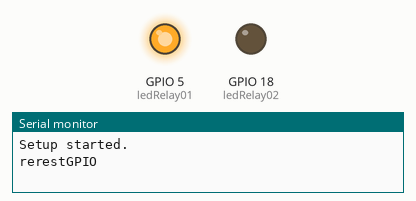
Simulated run of this sketch. Board: ESP32. Shown: output pins drawn as LEDs (lit = HIGH), the last lines printed to the serial monitor.

Above: at 1.1 s.
At 11.1 s:
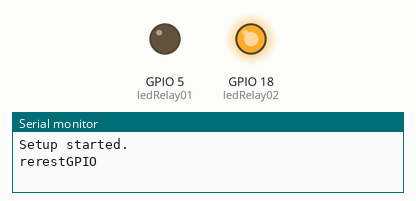
At 21.1 s:
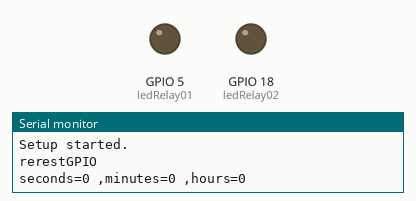
Timing chart, 0 to 22.6 s (numbered marks = the images above):
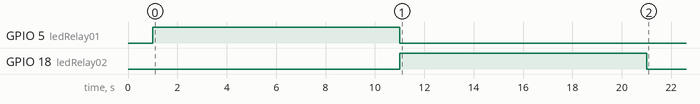

The sketch:

watchdog_24h.ino
```cpp
#include <esp_task_wdt.h>


// WDT Timeout in seconds
TaskHandle_t taskHandle;

const int ledRelay01 = 5;
const int ledRelay02 = 18;


void intGpio(){
    pinMode(ledRelay01, OUTPUT);
    pinMode(ledRelay02, OUTPUT);
    turnOffAll();
}

void turnOffAll(){
   digitalWrite(ledRelay01, LOW);
   digitalWrite(ledRelay02, LOW);
}

void turnOnAll(){
     digitalWrite(ledRelay01, HIGH);
    digitalWrite(ledRelay02, HIGH);

}


void resetGPIO(){
  Serial.println("rerestGPIO");
  digitalWrite(ledRelay01, HIGH);
  delay(10000);
  digitalWrite(ledRelay01, LOW);

  digitalWrite(ledRelay02, HIGH);
  delay(10000);
  turnOnAll();

  turnOffAll();
}


void setup() {
  Serial.begin(115200);
  Serial.println("Setup started.");
  delay(1000);
  esp_task_wdt_config_t  config;
  config.timeout_ms = (5 * 1000);
  config.trigger_panic = true;

  intGpio();
  resetGPIO();

  esp_task_wdt_init(&config); // Initialize ESP32 Task WDT
  esp_task_wdt_add(NULL);   // Subscribe to the Task WDT


  // Create task1
  xTaskCreate(
    task1,       // Task function pointer
    "Task1",     // Task name
    2000,        // Stack depth in words
    NULL,        // Task parameter
    2,           // Task priority
    &taskHandle  // Task handle
  );
}

void loop() {
    //Serial.println("LOOP started ! ");
    delay(1000);
    // Kick the dog
    esp_task_wdt_reset();
}


void task1(void *parameter) {
   int seconds = 0;
  int hours = 0;
  int minutes = 0;
  int count  = 0;
  while (1) {
    Serial.print("seconds=");
    Serial.print(seconds);
    Serial.print(" ,minutes=");
    Serial.print(minutes);
    Serial.print(" ,hours=");
    Serial.println(hours);
    seconds = seconds+ 1;
    if(seconds > 60){
      seconds = 0;
      minutes = minutes + 1;
      //resetGPIO();
    }

     if(minutes > 60){
        minutes= 0;
        hours = hours +1;
     }

     if(hours > 12){
        hours = 0;
        resetGPIO();
        count  = count +1;
     }


    delay(1000);

    //a week
    if(count> 14)
    {
      ESP.restart();
    }

  }
}
```
